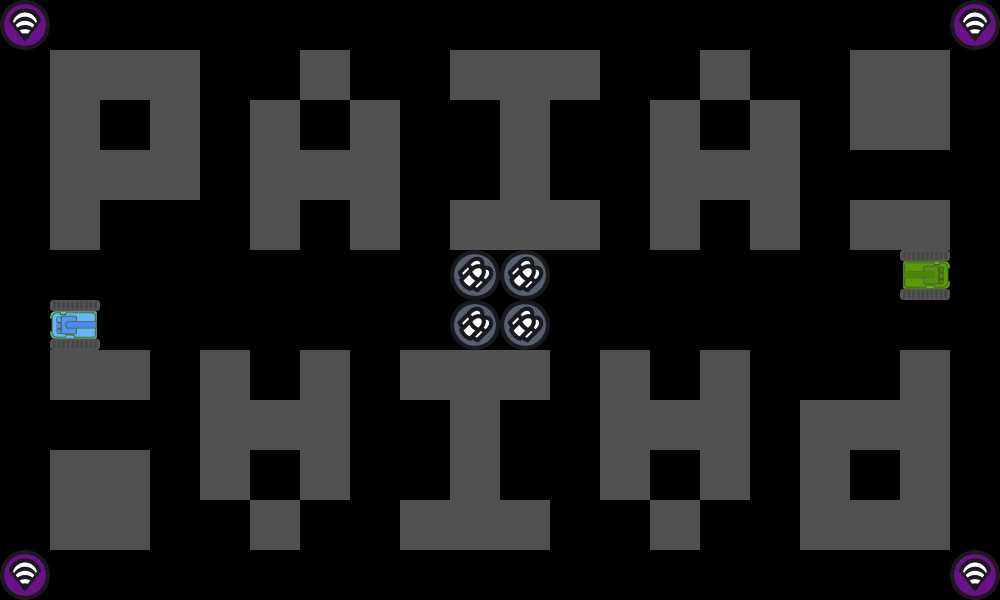

This is a level from a 2D game, rendered from its Tiled map with the project's own tilesets. A one-line summary and the complete map file follow:
An orthogonal 20x12 tile map with 50x50 px tiles, 1 tile layer (Tile Layer 1).

<map version="1.5" tiledversion="1.7.2" orientation="orthogonal" renderorder="right-down" width="20" height="12" tilewidth="50" tileheight="50" infinite="0" nextlayerid="2" nextobjectid="1">
 <tileset firstgid="1" name="TankManObj" tilewidth="50" tileheight="50" tilecount="5" columns="5">
  <image source="../image/TankManObj.png" width="250" height="50" />
 </tileset>
 <layer id="1" name="Tile Layer 1" width="20" height="12">
  <data encoding="csv">
5,0,0,0,0,0,0,0,0,0,0,0,0,0,0,0,0,0,0,5,
0,3,3,3,0,0,3,0,0,3,3,3,0,0,3,0,0,3,3,0,
0,3,0,3,0,3,0,3,0,0,3,0,0,3,0,3,0,3,3,0,
0,3,3,3,0,3,3,3,0,0,3,0,0,3,3,3,0,0,0,0,
0,3,0,0,0,3,0,3,0,3,3,3,0,3,0,3,0,3,3,0,
0,0,0,0,0,0,0,0,0,4,4,0,0,0,0,0,0,0,1,0,
0,2,0,0,0,0,0,0,0,4,4,0,0,0,0,0,0,0,0,0,
0,3,3,0,3,0,3,0,3,3,3,0,3,0,3,0,0,0,3,0,
0,0,0,0,3,3,3,0,0,3,0,0,3,3,3,0,3,3,3,0,
0,3,3,0,3,0,3,0,0,3,0,0,3,0,3,0,3,0,3,0,
0,3,3,0,0,3,0,0,3,3,3,0,0,3,0,0,3,3,3,0,
5,0,0,0,0,0,0,0,0,0,0,0,0,0,0,0,0,0,0,5
</data>
 </layer>
</map>
